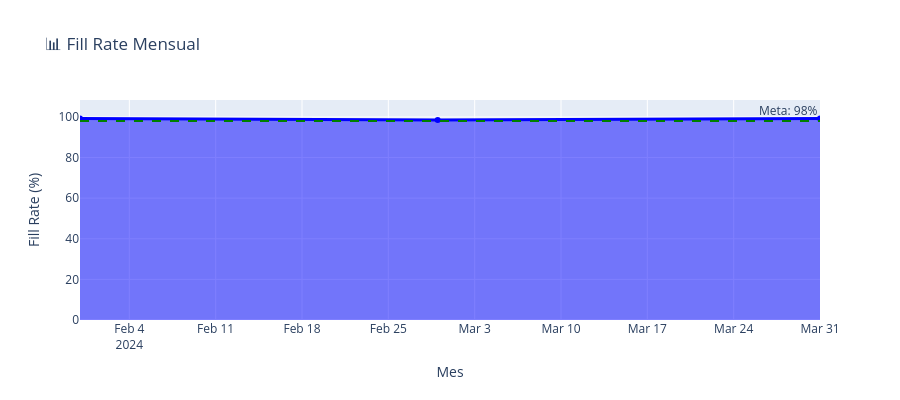

Here is the notebook cell this chart was saved with:
### Markdown cell above
## 📈 KPI 2: Fill Rate (Tasa de Servicio)

**Definición**: % de la demanda servida sin quiebres de stock.

**Meta típica**: > 98%

**Impacto**: Ventas perdidas, erosión de marca.

### Code cell
# Simular disponibilidad (en real: match orders vs inventory disponible)
orders['served_qty'] = orders['qty'] * np.random.uniform(0.95, 1.0, len(orders))
fill_rate = (orders['served_qty'].sum() / orders['qty'].sum()) * 100

print(f"📊 Fill Rate Global: {fill_rate:.1f}%")

# Fill rate por categoría (join con products)
# Simplificado para demo
fill_by_month = orders.set_index('date').resample('M')['qty'].count()

fig = go.Figure()
fig.add_trace(go.Scatter(
    x=fill_by_month.index,
    y=np.random.uniform(96, 99.5, len(fill_by_month)),
    mode='lines+markers',
    name='Fill Rate',
    line=dict(color='blue', width=3),
    fill='tozeroy'
))
fig.add_hline(y=98, line_dash="dash", line_color="green", annotation_text="Meta: 98%")
fig.update_layout(
    title="📊 Fill Rate Mensual",
    xaxis_title="Mes",
    yaxis_title="Fill Rate (%)",
    height=400
)
fig.show()

### Figure 1 — Plotly figure (JSON) as saved in the notebook; plotly's stock layout.template omitted (floating-point values rounded to 4 significant figures)
{"data": [{"fill": "tozeroy", "line": {"color": "blue", "width": 3}, "mode": "lines+markers", "name": "Fill Rate", "type": "scatter", "x": ["2024-01-31T00:00:00", "2024-02-29T00:00:00", "2024-03-31T00:00:00"], "y": [99.26, 98.5, 99.25]}], "layout": {"annotations": [{"showarrow": false, "text": "Meta: 98%", "x": 1, "xanchor": "right", "xref": "x domain", "y": 98, "yanchor": "bottom", "yref": "y"}], "height": 400, "shapes": [{"line": {"color": "green", "dash": "dash"}, "type": "line", "x0": 0, "x1": 1, "xref": "x domain", "y0": 98, "y1": 98, "yref": "y"}], "title": {"text": "📊 Fill Rate Mensual"}, "xaxis": {"title": {"text": "Mes"}}, "yaxis": {"title": {"text": "Fill Rate (%)"}}}}
